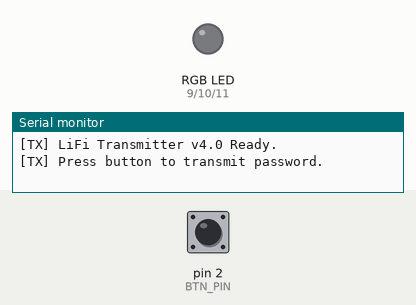
The sketch below on a simulated Arduino Uno, built with avr-gcc and run on an emulated ATmega328P. On the bench: an RGB LED mixed from three pins (HIGH = lit), the last lines printed to the serial monitor. The inputs (shaded band) are chosen by the test bench; at power-on: pin 2 (BTN_PIN) HIGH.

Above: at 1.2 s.
1.3 s: pin 2 (BTN_PIN) pulled LOW for 0.15 s
At 3.28 s:
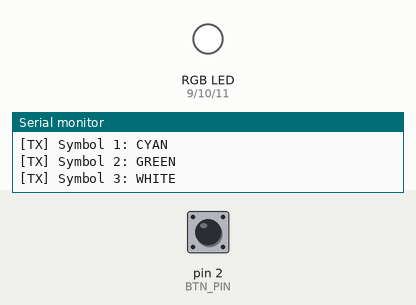
At 4.3 s:
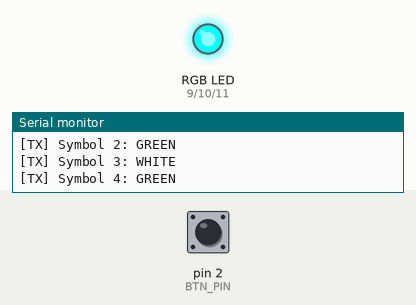
Timing chart, 0 to 6.0 s (numbered marks = the images above; inputs shaded):
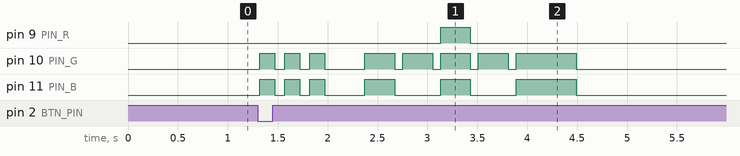

Measured:
- after the input at 1.3 s, pin 9 (PIN_R): LOW → HIGH after 1.8 s, → LOW 0.30 s later; pin 10 (PIN_G): LOW → HIGH at once, → LOW 0.15 s later, → HIGH 0.10 s later, → LOW 0.15 s later, … (16 changes in this stretch); pin 11 (PIN_B): LOW → HIGH at once, → LOW 0.15 s later, → HIGH 0.10 s later, → LOW 0.15 s later, … (12 changes in this stretch)

The sketch:

Transmitter.ino
```cpp
/* =========================================================
   LiFi Auth  —  TRANSMITTER  v4.0  (Direct-Wire Edition)
   RGB LED on D9 (R)  D10 (G)  D11 (B)
   Push button on D2
   D9 / D10 / D11 also wired directly to RX Arduino
   ========================================================= */

#define PIN_R      9
#define PIN_G     10
#define PIN_B     11
#define BTN_PIN    2

#define SYMBOL_MS  300
#define GAP_MS      80
#define START_FLASH_ON  150
#define START_FLASH_OFF 100
#define START_FLASHES     3
#define END_ON          600

const char PASSWORD[] = "LIFI";

const int CR[] = {255,   0,   0, 255,   0, 255, 255, 148};
const int CG[] = {  0, 255,   0, 255, 255,   0, 255,   0};
const int CB[] = {  0,   0, 255,   0, 255, 255, 255, 211};
const char* CNAME[] = {
  "RED","GREEN","BLUE","YELLOW",
  "CYAN","MAGENTA","WHITE","VIOLET"
};

int charIdx(char c) { return (int)c % 8; }

void setRGB(int r, int g, int b) {
  analogWrite(PIN_R, r);
  analogWrite(PIN_G, g);
  analogWrite(PIN_B, b);
}

void allOff() { setRGB(0, 0, 0); }

// ── START marker: 3 CYAN flashes (G+B only, no red channel) ─
void sendStart() {
  for (int i = 0; i < START_FLASHES; i++) {
    setRGB(0, 255, 255);    // CYAN — does not use D9/A0
    delay(START_FLASH_ON);
    allOff();
    delay(START_FLASH_OFF);
  }
  delay(300);
}

void sendEnd() {
  setRGB(0, 255, 255);      // CYAN end marker too
  delay(END_ON);
  allOff();
}

void transmit() {
  Serial.println("[TX] Transmitting password...");
  sendStart();

  for (int i = 0; i < (int)strlen(PASSWORD); i++) {
    int idx = charIdx(PASSWORD[i]);
    Serial.print("[TX] Symbol ");
    Serial.print(i + 1);
    Serial.print(": ");
    Serial.println(CNAME[idx]);

    setRGB(CR[idx], CG[idx], CB[idx]);
    delay(SYMBOL_MS);
    allOff();
    delay(GAP_MS);
  }

  sendEnd();
  Serial.println("[TX] Done. Waiting for next button press.");
}

bool lastBtn = HIGH;

void setup() {
  pinMode(PIN_R,   OUTPUT);
  pinMode(PIN_G,   OUTPUT);
  pinMode(PIN_B,   OUTPUT);
  pinMode(BTN_PIN, INPUT_PULLUP);
  allOff();
  Serial.begin(9600);
  Serial.println("[TX] LiFi Transmitter v4.0 Ready.");
  Serial.println("[TX] Press button to transmit password.");
}

void loop() {
  bool btn = digitalRead(BTN_PIN);
  if (lastBtn == HIGH && btn == LOW) {
    delay(20);
    transmit();
  }
  lastBtn = btn;
}
```
